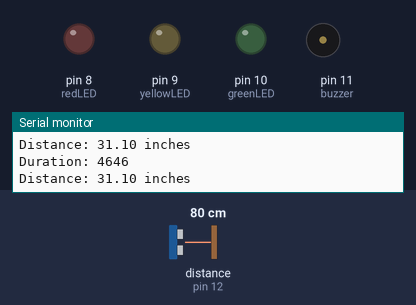
This sketch was run on a simulated Arduino Uno, built with avr-gcc and run on an emulated ATmega328P. On the bench: output pins drawn as LEDs (lit = HIGH), buzzer (waves = sounding, pin HIGH), the last lines printed to the serial monitor. Wiring (inferred from the names in the program): ultrasonic range finder: trigger pin 13; echo pin 12. Inputs (shaded band) come from the test bench; at power-on: distance to the obstacle (sensor on pin 12) 80 cm. The echo pulse lasts 58.3 µs per cm; pins used as bus, display or sensor lines are not drawn.

Above: at 1.3 s.
1.4 s: distance to the obstacle (sensor on pin 12) set to 35 cm
2.9 s: distance to the obstacle (sensor on pin 12) set to 28 cm
At 3.9 s:
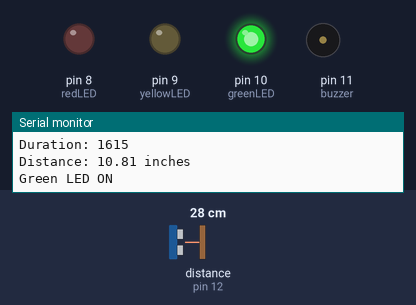
4.5 s: distance to the obstacle (sensor on pin 12) set to 22 cm
7.5 s: distance to the obstacle (sensor on pin 12) set to 18 cm
At 8.4 s:
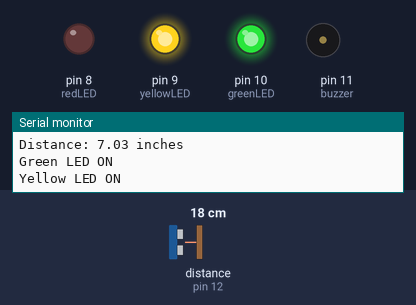
9.0 s: distance to the obstacle (sensor on pin 12) set to 12 cm
10.5 s: distance to the obstacle (sensor on pin 12) set to 9 cm
At 11.2 s:
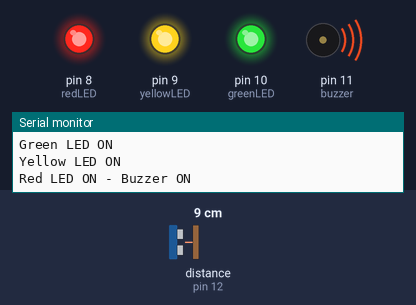
Timing chart, 0 to 13.1 s (numbered marks = the images above; inputs shaded):
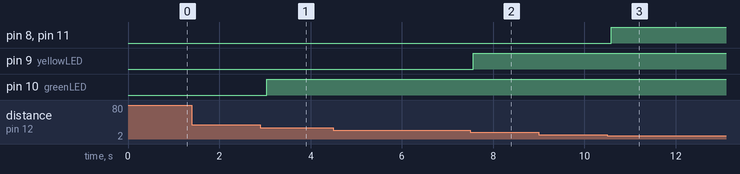

The sketch:

distance.ino
```cpp
const int trigPin = 13;
const int echoPin = 12;
const int buzzer = 11; // Passive buzzer
const int greenLED = 10;
const int yellowLED = 9;
const int redLED = 8;

long duration;
double distance;
double maxDistanceInches = 12; // Max range

void setup() {
  pinMode(trigPin, OUTPUT);
  pinMode(echoPin, INPUT);
  pinMode(buzzer, OUTPUT);
  pinMode(greenLED, OUTPUT);
  pinMode(yellowLED, OUTPUT);
  pinMode(redLED, OUTPUT);

  digitalWrite(buzzer, LOW);
  digitalWrite(greenLED, LOW);
  digitalWrite(yellowLED, LOW);
  digitalWrite(redLED, LOW);

  Serial.begin(9600); // Start serial monitor
  Serial.println("Ultrasonic Sensor Initialized...");
}

void loop() {
  // Send trigger pulse
  digitalWrite(trigPin, LOW);
  delayMicroseconds(2);
  digitalWrite(trigPin, HIGH);
  delayMicroseconds(10);
  digitalWrite(trigPin, LOW);

  // Read echo pulse duration
  duration = pulseIn(echoPin, HIGH, 30000); // 30ms timeout

  // Debugging: Print raw duration
  Serial.print("Duration: ");
  Serial.println(duration);

  // Convert to cm then to inches
  distance = duration * 0.034 / 2;
  distance = distance / 2.54;

  // Debugging: Print the calculated distance
  Serial.print("Distance: ");
  Serial.print(distance);
  Serial.println(" inches");

  // LED & Buzzer logic
  if (distance > 0 && distance < maxDistanceInches) {
    digitalWrite(greenLED, HIGH);
    Serial.println("Green LED ON");
  } else {
    digitalWrite(greenLED, LOW);
  }

  if (distance > 0 && distance < (maxDistanceInches * 0.66)) {
    digitalWrite(yellowLED, HIGH);
    Serial.println("Yellow LED ON");
  } else {
    digitalWrite(yellowLED, LOW);
  }

  if (distance > 0 && distance < (maxDistanceInches * 0.33)) {
    digitalWrite(redLED, HIGH);
    digitalWrite(buzzer, HIGH);
    Serial.println("Red LED ON - Buzzer ON");
  } else {
    digitalWrite(redLED, LOW);
    digitalWrite(buzzer, LOW);
  }

  delay(500); // Small delay to avoid spamming the serial monitor
}
```

Measured:
- the behaviour switches between 32 and 31 cm on distance to the obstacle (sensor on pin 12) (found by bisection; images 0 and 1)
- the behaviour switches between 21 and 20 cm on distance to the obstacle (sensor on pin 12) (found by bisection; images 1 and 2)
- the behaviour switches between 11 and 10 cm on distance to the obstacle (sensor on pin 12) (found by bisection; images 2 and 3)
- after the input at 2.9 s, pin 10 (greenLED): LOW → HIGH after 0.14 s
- after the input at 7.5 s, pin 9 (yellowLED): LOW → HIGH after 0.06 s
- after the input at 10.5 s, pin 8 (redLED), pin 11 (buzzer): LOW → HIGH after 0.09 s
